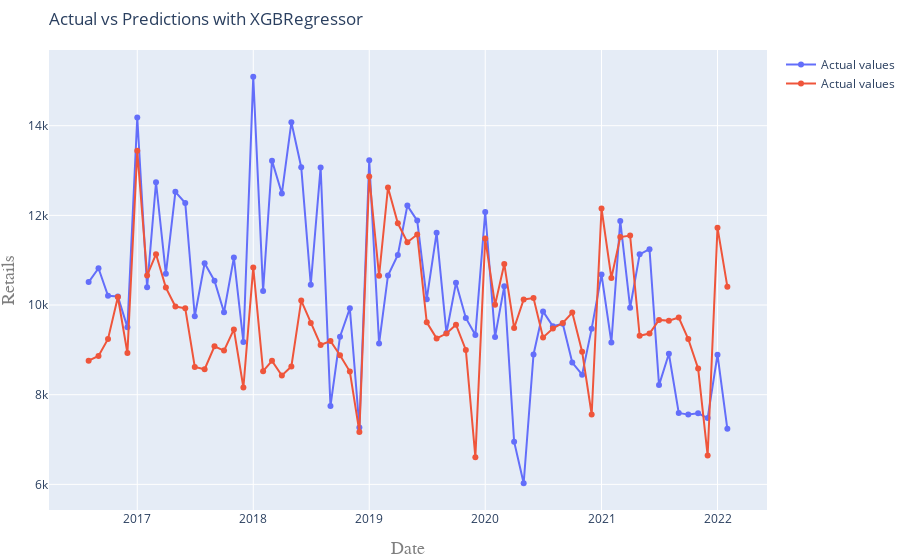

This figure's notebook cell:
### Markdown cell above
#### Baseline

### Code cell
import xgboost as xgb

# Check xgboost version
print("XGboost version:", xgb.__version__)

# Import XGBRegressor
from xgboost import XGBRegressor         
          
# Instantiate the regressor
model = XGBRegressor(random_state=42)

# Fit the regressor to the training data
model.fit(X_train, y_train)

# Compute and print model score
scoring(model.__class__.__name__, model , X_test, y_test)
